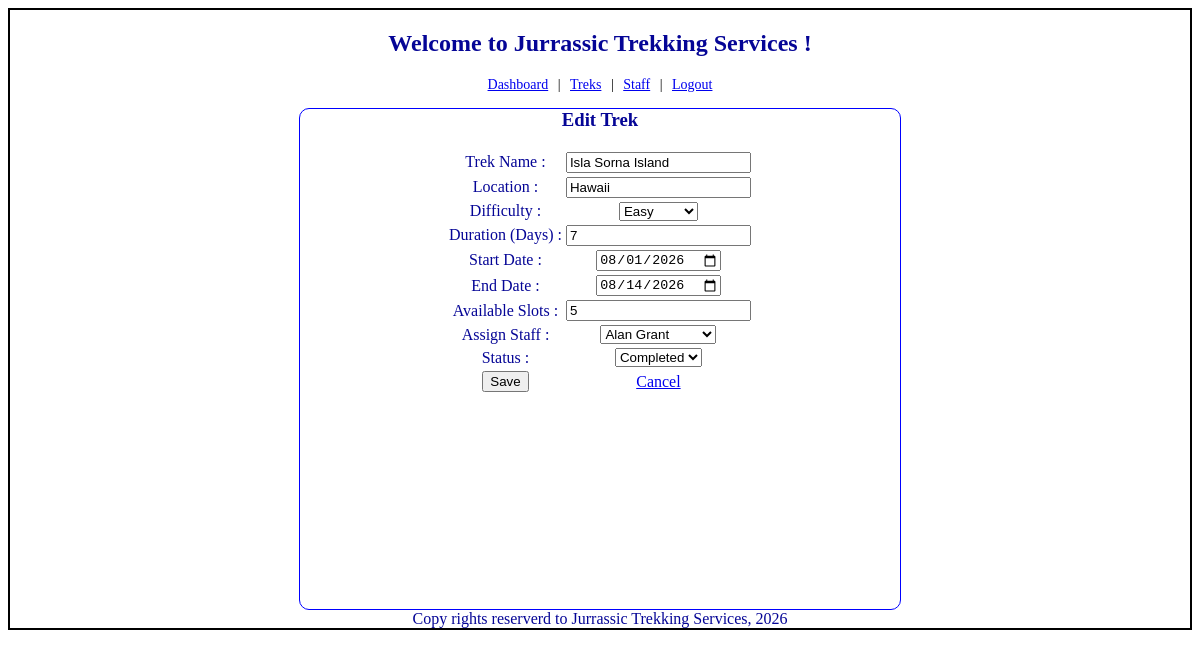
The app's page /admin/trek_form?trek_id=1 (signed in) with its own data.
### models.py (models this page shows)
class trek(db.Model):
    trek_id = db.Column(db.Integer, primary_key=True)
    trek_name = db.Column(db.String, nullable=False)
    location = db.Column(db.String, nullable=False)
    difficulty = db.Column(db.String, nullable=False)
    duration_days = db.Column(db.Integer, nullable=False)
    start_date = db.Column(db.Date, nullable=False)
    end_date = db.Column(db.Date, nullable=False)
    available_slots = db.Column(db.Integer, nullable=False)
    assigned_staff_id = db.Column(db.Integer, db.ForeignKey('staff_profile.staff_id'))
    status = db.Column(db.String, nullable=False, default="Pending")
    created_at = db.Column(db.DateTime, nullable=False, default=datetime.utcnow)
    bookings = db.relationship('booking', backref='trek', lazy=True)

### controller.py (the view, shortened to what this page needs)
@app.route("/admin/trek_form", methods=["GET","POST"])
def trek_form():
  if session.get('role') != 'Admin':
    return redirect(url_for('signin'))
  trek_id = request.args.get('trek_id')
  edit_trek = trek.query.get(trek_id) if trek_id else None
  staff_list = staff_profile.query.filter_by(approval_status="Approved").all()
  return render_template("trek_form.html", edit_trek=edit_trek, staff_list=staff_list)

### templates/trek_form.html (shortened to what this page needs)
{% extends "base.html" %}
{% block content %}
    <div class="navlinks">
        <a href="/admin/">Dashboard</a> |
        <a href="/admin/treks">Treks</a> |
        <a href="/admin/staff">Staff</a> |
        <a href="/logout">Logout</a>
    </div>
    <div class="input-form">
        <form method="POST" action="/admin/trek_form{{ '?trek_id=' ~ edit_trek.trek_id if edit_trek else '' }}">
        <h3 class="center">{{ 'Edit Trek' if edit_trek else 'Add New Trek' }}</h3><br>
        <table class="center">
        <tr>
            <td><label>Trek Name :</label></td>
            <td><input type="text" name="trek_name" value="{{edit_trek.trek_name if edit_trek else ''}}"></td>
        </tr>
        <tr>
            <td><label>Location :</label></td>
            <td><input type="text" name="location" value="{{edit_trek.location if edit_trek else ''}}"></td>
        </tr>
        <tr>
            <td><label>Difficulty :</label></td>
            <td>
                <select name="difficulty">
                    <option value="Easy" {{'selected' if edit_trek and edit_trek.difficulty=='Easy'}}>Easy</option>
                </select>
            </td>
        </tr>
        <tr>
            <td><label>Duration (Days) :</label></td>
            <td><input type="text" name="duration_days" value="{{edit_trek.duration_days if edit_trek else ''}}"></td>
        </tr>
        <tr>
            <td><label>Start Date :</label></td>
            <td><input type="date" name="start_date" value="{{edit_trek.start_date if edit_trek else ''}}"></td>
        </tr>
        <tr>
            <td><label>End Date :</label></td>
            <td><input type="date" name="end_date" value="{{edit_trek.end_date if edit_trek else ''}}"></td>
        </tr>
        <tr>
            <td><label>Available Slots :</label></td>
            <td><input type="text" name="available_slots" value="{{edit_trek.available_slots if edit_trek else ''}}"></td>
        </tr>
        <tr>
            <td><label>Assign Staff :</label></td>
            <td>
                <select name="assigned_staff_id">
                    {% for s in staff_list %}
                    <option value="{{s.staff_id}}" {{'selected' if edit_trek and edit_trek.assigned_staff_id==s.staff_id}}>{{s.user.full_name}}</option>
                    {% endfor %}
                </select>
            </td>
        </tr>
        <tr>
            <td><label>Status :</label></td>
            <td>
                <select name="status">
                    {% for st in ['Pending','Approved','Open','Closed','Completed'] %}
                    <option value="{{st}}" {{'selected' if edit_trek and edit_trek.status==st}}>{{st}}</option>
                    {% endfor %}
                </select>
            </td>
        </tr>
        <tr>
            <td><input type="submit" value="Save"></td>
            <td><a href="/admin/treks">Cancel</a></td>
        </tr>
        </table>
        </form>
    </div>
{% endblock %}

### static/main.css (style rules this page uses)
.input-form { border: 1px solid blue; width: 600px; height: 500px; margin: auto; border-radius: 10px; font-size: 16px; text-align: justify; }
.center { text-align: center; margin: auto; color: rgb(5 , 5 , 150); }
.navlinks { text-align: center; margin-bottom: 15px; font-size: 14px; }
.navlinks a { margin: 0 6px; }

### records on screen
trek: trek_name "Isla Sorna Island", location "Hawaii", duration_days "7", start_date "08/01/2026", end_date "08/14/2026", available_slots "5"

### other values on screen
{{ 'Edit Trek' if edit_trek else 'Add New Trek' }} "Edit Trek"
form field assigned_staff_id "Alan Grant"
form field status "Completed"
